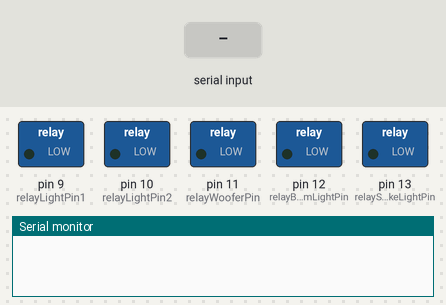
Simulated run of this sketch. Board: Arduino Uno, built with avr-gcc and run on an emulated ATmega328P. On the bench: switched loads named in the sketch (green lamp = pin HIGH), the last lines printed to the serial monitor. The inputs (shaded band) are chosen by the test bench.

Above: at 1.2 s.
1.3 s: "1\n" received over the second serial link
At 2.2 s:
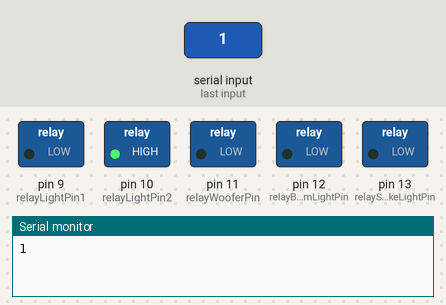
2.8 s: "JP woofer on\n" received over Serial
At 3.8 s:
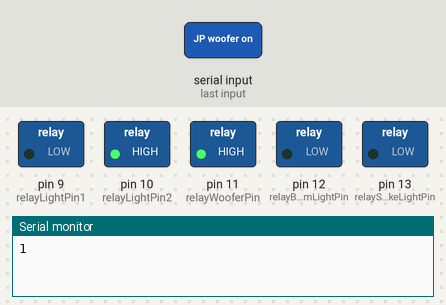
4.3 s: "0\n" received over the second serial link
At 5.5 s:
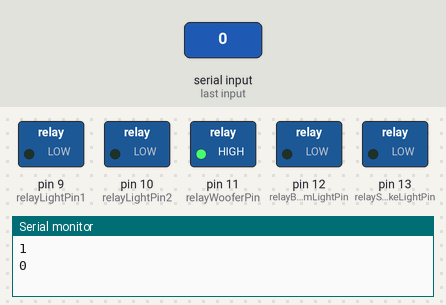
5.8 s: "JP bathroom light on\n" received over Serial
At 6.4 s:
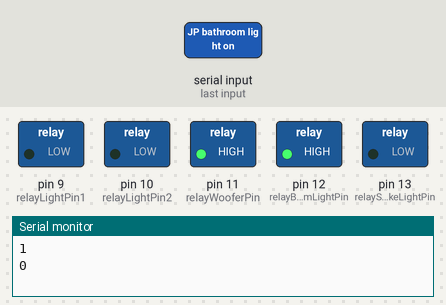
7.3 s: "2\n" received over the second serial link
At 8.0 s:
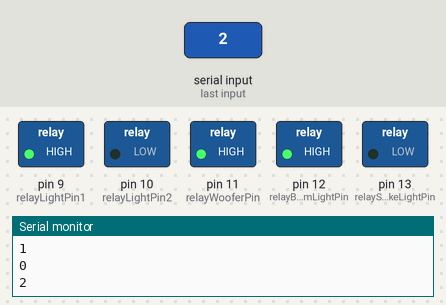
8.8 s: "JP study light on\n" received over Serial
At 9.8 s:
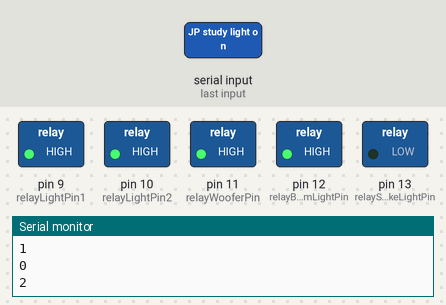
Timing chart, 0 to 11.3 s (numbered marks = the images above; inputs shaded):
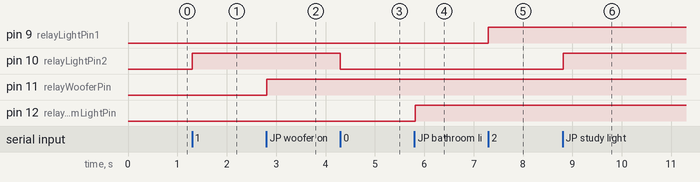

Measured:
- after the input at 1.3 s, pin 10 (relayLightPin2): LOW → HIGH at once
- after the input at 2.8 s, pin 11 (relayWooferPin): LOW → HIGH at once
- after the input at 4.3 s, pin 10 (relayLightPin2): HIGH → LOW at once
- after the input at 5.8 s, pin 12 (relayBathroomLightPin): LOW → HIGH at once
- after the input at 7.3 s, pin 9 (relayLightPin1): LOW → HIGH at once
- after the input at 8.8 s, pin 10 (relayLightPin2): LOW → HIGH at once

The sketch:

arduino5_channel.ino
```cpp
#include <SoftwareSerial.h>

SoftwareSerial BTserial(0, 1); // RX, TX (pins 0 and 1)

int relayLightPin1 = 9;       // Table room light relay
int relayLightPin2 = 10;      // study light relay
int relayWooferPin = 11;         // woofer relay
int relayBathroomLightPin = 12; // Bathroom light relay
int relaySnakeLightPin = 13; // snake light light relay

void setup() {
    pinMode(relayLightPin1, OUTPUT);
    pinMode(relayLightPin2, OUTPUT);
    pinMode(relayWooferPin, OUTPUT);
    pinMode(relayBathroomLightPin, OUTPUT);
    pinMode(relaySnakeLightPin, OUTPUT);

    Serial.begin(9600); // Initialize serial communication for debugging
    BTserial.begin(9600); // Initialize Bluetooth communication
}

void loop() {
    // Check for voice commands
    if (Serial.available()) {
        String command = Serial.readStringUntil('\n'); // Read the incoming command
        processCommand(command);
    }

    // Check for Bluetooth button commands
    if (BTserial.available()) {
        char receivedChar = BTserial.read(); // Read the incoming character
        Serial.println(receivedChar); // Print the received character for debugging
        processBluetoothCommand(receivedChar);
    }
}

void processCommand(String command) {
    if (command == "JP table room light off") {
        digitalWrite(relayLightPin1,LOW );
    } else if (command == "JP table room light on") {
        digitalWrite(relayLightPin1, HIGH);
    } else if (command == "JP study light on") {
        digitalWrite(relayLightPin2, HIGH);
    } else if (command == "JP study light off") {
        digitalWrite(relayLightPin2, LOW);
    } else if (command == "JP woofer on") {
        digitalWrite(relayWooferPin, HIGH);
    } else if (command == "JP woofer off") {
        digitalWrite(relayWooferPin, LOW);
    } else if (command == "JP bathroom light on") {
        digitalWrite(relayBathroomLightPin, HIGH);
    } else if (command == "JP bathroom light off") {
        digitalWrite(relayBathroomLightPin, LOW);
    } else if (command == "JP snake light on") {
        digitalWrite(relaySnakeLightPin, HIGH);
    } else if (command == "JP snake light off") {
        digitalWrite(relaySnakeLightPin, LOW);
    }
}

void processBluetoothCommand(char receivedChar) {
    if (receivedChar == '1') {
        digitalWrite(relayLightPin2, HIGH); // study light OFF
    } else if (receivedChar == '0') {
        digitalWrite(relayLightPin2, LOW); // study light ON
    } else if (receivedChar == '2') {
        digitalWrite(relayLightPin1, HIGH); // Table room light OFF
    } else if (receivedChar == '3') {
        digitalWrite(relayLightPin1, LOW); // Table room light ON
    } else if (receivedChar == '5') {
        digitalWrite(relayWooferPin, HIGH); // woofer OFF
    } else if (receivedChar == '4') {
        digitalWrite(relayWooferPin, LOW); // woofer ON
    } else if (receivedChar == '6') {
        digitalWrite(relayBathroomLightPin, HIGH); // Bathroom light OFF
    } else if (receivedChar == '7') {
        digitalWrite(relayBathroomLightPin, LOW); // Bathroom light ON
    } else if (receivedChar == '8') {
        digitalWrite(relaySnakeLightPin, HIGH); // snake light OFF
    } else if (receivedChar == '9') {
        digitalWrite(relaySnakeLightPin, LOW); // snake light ON
    }
}
```
